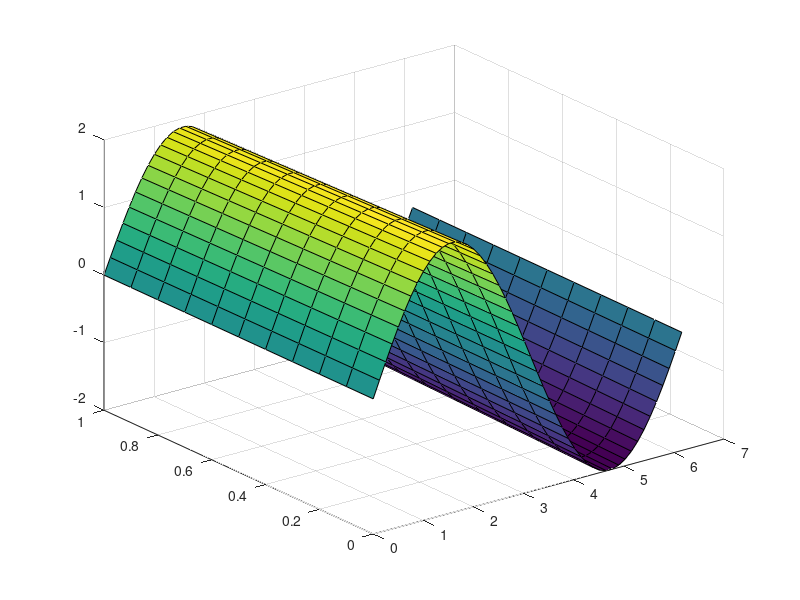

MATLAB code to generate this figure:
n=50;
dx=2*pi/n;
x=0:dx:2*pi-dx;
eta=0.5;
h=0.1;

alp = 1/16;

psteps=11; tmax=h*(psteps-1); % psteps=# time-slices to plot
nv=fftshift(-n/2:1:n/2-1); % wave numbers
mu=(1-h*(1-eta)*alp*nv.^2)./(1+eta*alp*nv.^2*h); % F-multiplier vector

u0=2*sin(x);
u=u0;
uf=fft(u); % initial condition

t=0:h:h*(psteps-1);
ua=zeros(psteps,n);
ua(1,:)=u0; % for plotting
for i=2:psteps % integration loop
     uf=mu.*uf;
     u=ifft(uf);
     ua(i,:)=real(u); % back to x only for plotting
end
[X,T]=meshgrid(x,t);surf(X,T,ua); % plot

actual_f = @(x,t) 2*exp(-t/16).*sin(x);
abs(actual_f(X,T) - ua)
